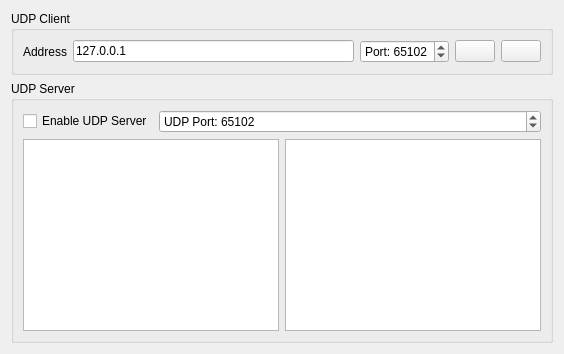
     <widget class="QWidget" name="tab_5">
      <attribute name="title">
       <string>UDP</string>
      </attribute>
      <layout class="QVBoxLayout" name="verticalLayout_10">
       <item>
        <widget class="QGroupBox" name="groupBox_4">
         <property name="title">
          <string>UDP Client</string>
         </property>
         <layout class="QHBoxLayout" name="horizontalLayout_10">
          <item>
           <widget class="QLabel" name="label_7">
            <property name="text">
             <string>Address</string>
            </property>
           </widget>
          </item>
          <item>
           <widget class="QLineEdit" name="udpServerEdit">
            <property name="text">
             <string>127.0.0.1</string>
            </property>
           </widget>
          </item>
          <item>
           <widget class="QSpinBox" name="udpPortBox">
            <property name="prefix">
             <string>Port: </string>
            </property>
            <property name="maximum">
             <number>65535</number>
            </property>
            <property name="value">
             <number>65102</number>
            </property>
           </widget>
          </item>
          <item>
           <widget class="QPushButton" name="udpDisconnectButton">
            <property name="sizePolicy">
             <sizepolicy hsizetype="Fixed" vsizetype="Fixed">
              <horstretch>0</horstretch>
              <verstretch>0</verstretch>
             </sizepolicy>
            </property>
            <property name="toolTip">
             <string>Disconnect</string>
            </property>
            <property name="text">
             <string/>
            </property>
            <property name="icon">
             <iconset resource="../res.qrc">
              <normaloff>:/res/icons/Disconnected-96.png</normaloff>:/res/icons/Disconnected-96.png</iconset>
            </property>
           </widget>
          </item>
          <item>
           <widget class="QPushButton" name="udpConnectButton">
            <property name="sizePolicy">
             <sizepolicy hsizetype="Fixed" vsizetype="Fixed">
              <horstretch>0</horstretch>
              <verstretch>0</verstretch>
             </sizepolicy>
            </property>
            <property name="toolTip">
             <string>Connect</string>
            </property>
            <property name="text">
             <string/>
            </property>
            <property name="icon">
             <iconset resource="../res.qrc">
              <normaloff>:/res/icons/Connected-96.png</normaloff>:/res/icons/Connected-96.png</iconset>
            </property>
           </widget>
          </item>
         </layout>
        </widget>
       </item>
       <item>
        <widget class="QGroupBox" name="tcpServerBox_2">
         <property name="title">
          <string>UDP Server</string>
         </property>
         <property name="checkable">
          <bool>false</bool>
         </property>
         <property name="checked">
          <bool>false</bool>
         </property>
         <layout class="QVBoxLayout" name="verticalLayout_9">
          <item>
           <layout class="QHBoxLayout" name="horizontalLayout_11">
            <item>
             <widget class="QCheckBox" name="udpServerEnableBox">
              <property name="text">
               <string>Enable UDP Server</string>
              </property>
             </widget>
            </item>
            <item>
             <widget class="QSpinBox" name="udpServerPortBox">
              <property name="sizePolicy">
               <sizepolicy hsizetype="MinimumExpanding" vsizetype="Fixed">
                <horstretch>0</horstretch>
                <verstretch>0</verstretch>
               </sizepolicy>
              </property>
              <property name="prefix">
               <string>UDP Port: </string>
              </property>
              <property name="maximum">
               <number>65535</number>
              </property>
              <property name="value">
               <number>65102</number>
              </property>
             </widget>
            </item>
           </layout>
          </item>
          <item>
           <layout class="QHBoxLayout" name="horizontalLayout_12">
            <item>
             <widget class="QPlainTextEdit" name="udpServerAddressesEdit">
              <property name="readOnly">
               <bool>true</bool>
              </property>
             </widget>
            </item>
            <item>
             <widget class="QPlainTextEdit" name="udpServerClientsEdit">
              <property name="readOnly">
               <bool>true</bool>
              </property>
             </widget>
            </item>
           </layout>
          </item>
         </layout>
        </widget>
       </item>
      </layout>
     </widget>
